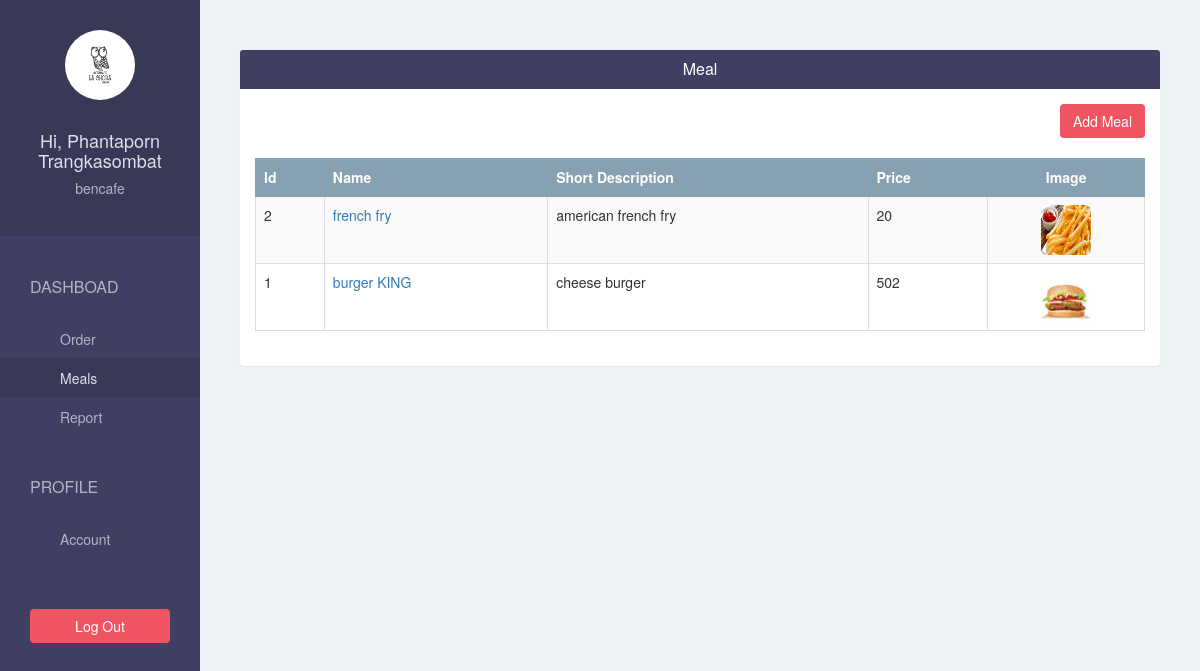
Page /restaurant/meal/ (signed in) on the committed database.
### foodtaskerapp/models.py (models this page shows, shortened)
class Restaurant(models.Model):
    user = models.OneToOneField(User, on_delete=models.CASCADE, related_name='restaurant')
    name = models.CharField(max_length=500)
    phone = models.CharField(max_length=500)
    address = models.CharField(max_length=500)
    logo = models.ImageField(upload_to='restaurant_logo/', blank=False)

class Meal(models.Model):
    restaurant = models.ForeignKey(Restaurant)
    name = models.CharField(max_length=500)
    short_description = models.CharField(max_length=500)
    image = models.ImageField(upload_to='meal_image/', blank=False)
    price = models.IntegerField(default=0)

### foodtaskerapp/views.py (the view)
# urls.py: url(r'^restaurant/meal/$', views.restaurant_meal, name = 'restaurant-meal'),
@login_required(login_url='/restaurant/sign-in/')
def restaurant_meal(request):
    meals = Meal.objects.filter(restaurant = request.user.restaurant).order_by("-id")
    return render(request, 'restaurant/meal.html',{"meals":meals})

### foodtaskerapp/templates/restaurant/meal.html
{% extends 'restaurant/base.html' %}
{% load bootstrap3 %}
{% block page %}
  <div class="panel">
    <div class="panel-heading bg-blue">
      <h4 class="panel-title text-center text-white">Meal</h4>
    </div>
    <div class="panel-body">
      <div class="text-right">
          <a href="{% url 'restaurant_add_meal' %}" class="btn btn-pink">Add Meal</a>
          <br/>
          <br/>
      </div>
      <table class="table table-bordered table-hover table-striped">
        <thead>
          <tr class="bg-gray text-white">
            <th>Id</th>
            <th>Name</th>
            <th>Short Description</th>
            <th>Price</th>
            <th class = "text-center">Image</th>
          </tr>
        </thead>
        <tbody>
          {% for meal in meals %}
            <tr>
              <td scope="row">{{ meal.id }}</td>
              <td><a href="{% url 'restaurant-edit-meal' meal.id %}">{{ meal.name }}</a></td>
              <td>{{ meal.short_description}}</td>
              <td>{{ meal.price }}</td>
              <td class="text-center"><image class="img-rounded"
                src="{{ MEDIA_URL }}{{ meal.image }}" width="50" height="50"></td>
            </tr>
          {% endfor %}
        </tbody>
      </table>
    </div>
  </div>
{% endblock %}

### foodtaskerapp/templates/restaurant/base.html (shortened to what this page needs)
{% extends 'base.html' %}
{% block sidebar %}
{% url 'restaurant-order' as restaurant_order_url %}
{% url 'restaurant-meal' as restaurant_meal_url %}
{% url 'restaurant-report' as restaurant_report_url %}
{% url 'restaurant-account' as restaurant_account_url %}
  <div class="text-center">
    <img class="img-circle" src="{{ MEDIA_URL}}{{ request.user.restaurant.logo }}"
    width="70" height="70" />
  <br/>
  <br>
  <h4>Hi, {{ request.user.get_full_name }}</h4>
  <h5>{{ request.user.restaurant.name }}</h5>
  </div>
  <div class="list-group">
      <span class="text-uppercase">Dashboad</span>
      <a href="{% url 'restaurant-order' %}"
      class="list-group-item {% if request.path == restaurant_order_url %} active {% endif %}">Order</a>
      <a href="{% url 'restaurant-meal' %}"
      class="list-group-item {% if request.path == restaurant_meal_url %} active {% endif %}">Meals</a>
      <a href="{% url 'restaurant-report' %}"
      class="list-group-item {% if request.path == restaurant_report_url %} active {% endif %}">Report</a>
      <span class="text-uppercase">Profile</span>
      <a href="{% url 'restaurant-account' %}"
      class="list-group-item {% if request.path == restaurant_account_url %} active {% endif %}">Account</a>
  </div>
<div class="text-center">
  <a href="{% url 'restaurant-sign-out'%}?next={{ request.path }}"
    class="btn btn-pink">Log Out</a>
</div>
{% endblock %}

### foodtaskerapp/static/css/style.css (style rules this page uses)
body { padding-top: 50px; background-color: #EDF2F5; overflow: auto; }
.bg-blue { background-color: #3F3F63; }
.bg-gray { background-color: #88A1B2; }
.text-white { color: white; }
.btn-pink { color: white; background-color: #EE5462; }
.sidebar > div:first-child { padding: 30px 10px; font-weight: bold; font-size: 15px; background-color: #383957; }
.sidebar > div:first-child > h4 { color: #e0deeb; }
.sidebar > div:first-child >h5 { color: #b6b4c1; }
.sidebar .list-group { padding: 0; background-color: #3F3F63; }
.sidebar .list-group > span { color: #b6b4c1; display: block; margin-top: 20px; padding: 20px 30px; font-size: 16px; font-weight: 300; }
.sidebar .list-group .list-group-item, .sidebar .list-group .list-group-item:focus { background-color: #3F3F63; color: #b6b4c1; border: 0; padding-left: 60px; padding-right: 30px; }
.sidebar .list-group .list-group-item.active, .sidebar .list-group .list-group-item:hover { background-color: #383957; color: #e0deeb; }
.sidebar > div:last-child { padding: 30px; }
.sidebar > div:last-child .btn { width: 100%; }
.content .panel { border: none; }
.table > thead > tr > th, .table > thead > tr > th { vertical-align: middle; }
.table, .table > thead > tr > th { border-color: #88A1B2; }

### rows in the picture
Meal: id "2", name "french fry", short_description "american french fry", price "20", image (picture)
Meal: id "1", name "burger KING", short_description "cheese burger", price "502", image (picture)

### other values in the picture
{{ request.user.get_full_name }} "Phantaporn Trangkasombat"
{{ request.user.restaurant.name }} "bencafe"
